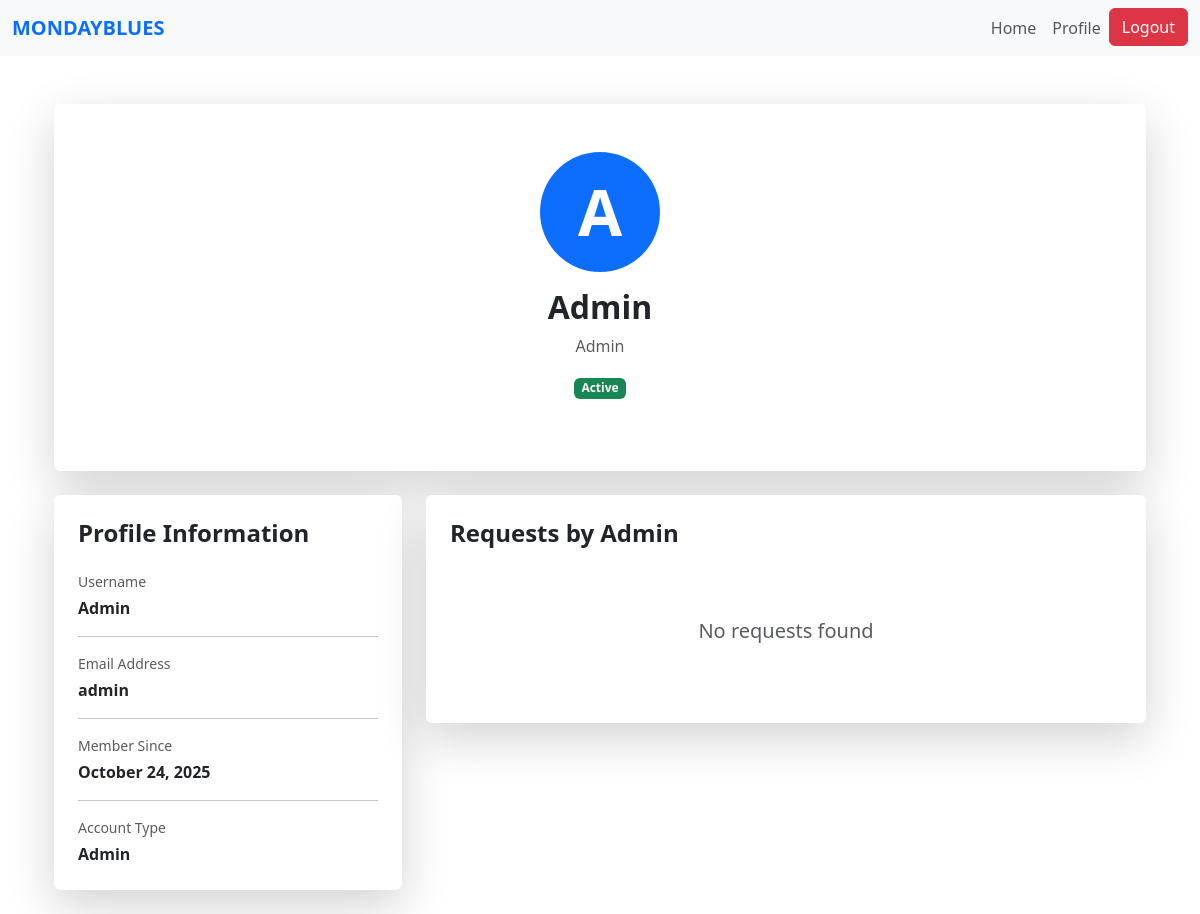
Screenshot of /profile/1 (signed in) with the database file from the repository.
### website/models.py (models this page shows)
class User(db.Model, UserMixin):
    id = db.Column(db.Integer, primary_key=True)
    name = db.Column(db.String(150))
    email = db.Column(db.String(150), unique=True)
    password = db.Column(db.String(150))
    date_created = db.Column(db.DateTime(timezone=True), default=func.now())
    role = db.Column(db.String(50), default='PIN')
    status = db.Column(db.String(20), default='Pending')  # Pending, Approved, Suspended

### website/views.py (the view)
@views.route('/profile/<int:user_id>')
@login_required
def profile(user_id):
    user = User.query.get_or_404(user_id)
    is_owner = (current_user.id == user.id)
    return render_template('profile.html', user=user, is_owner=is_owner)

### website/templates/profile.html (shortened to what this page needs)
{% extends "base.html" %}
{% block content %}
<div class="container mt-5">
    <div class="row justify-content-center">
        <div class="col-md-10 col-lg-12">
            <div class="card shadow-lg border-0 mb-4">
                <div class="card-body p-5">
                    <div class="text-center mb-4">
                        <div class="bg-primary rounded-circle d-inline-flex align-items-center justify-content-center mb-3" style="width: 120px; height: 120px;">
                            <span class="text-white display-3 fw-bold">{{ user.name[0].upper() }}</span>
                        </div>
                        <h2 class="fw-bold mb-2">{{ user.name }}</h2>
                        <p class="text-muted">{{ user.role }}</p>
                        <span class="badge
                            {% if user.status == 'Active' %} bg-success
                            {% elif user.status == 'Pending' %} bg-warning text-dark
                            {% elif user.status == 'Suspended' %} bg-danger
                            {% else %} bg-secondary {% endif %}">
                            {{ user.status }}
                        </span>
                    </div>
                </div>
            </div>
            <div class="row">
                <div class="col-lg-4">
                    <div class="card shadow-lg border-0 mb-4">
                        <div class="card-body p-4">
                            <h4 class="fw-bold mb-4">Profile Information</h4>
                            <div class="mb-3">
                                <p class="text-muted mb-1 small">Username</p>
                                <p class="fw-semibold mb-0">{{ user.name }}</p>
                            </div>
                            <hr>
                            <div class="mb-3">
                                <p class="text-muted mb-1 small">Email Address</p>
                                <p class="fw-semibold mb-0">{{ user.email }}</p>
                            </div>
                            <hr>
                            <div class="mb-3">
                                <p class="text-muted mb-1 small">Member Since</p>
                                <p class="fw-semibold mb-0">{{ user.date_created.strftime('%B %d, %Y') }}</p>
                            </div>
                            <hr>
                            <div>
                                <p class="text-muted mb-1 small">Account Type</p>
                                <p class="fw-semibold mb-0">{{ user.role }}</p>
                            </div>
                        </div>
                    </div>
                </div>
                <div class="col-lg-8">
                    <div class="card shadow-lg border-0">
                        <div class="card-body p-4">
                            {% if user.role == "CSR" or user.role == "Platform Manager" %}
                                <div class="text-center py-5">
                                    <i class="bi bi-slash-circle" style="font-size: 4rem; color: #ccc;"></i>
                                    <h4 class="text-muted">Requests are not available for this account.</h4>
                                </div>
                            {% else %}
                                {% if current_user.id == user.id %}
                                    <div class="d-flex justify-content-between align-items-center mb-4">
                                        <h4 class="fw-bold mb-0">My Requests</h4>
                                        <button class="btn btn-primary" onclick="location.href='/create-request'">+ New Request</button>
                                    </div>
                                {% else %}
                                    <h4 class="fw-bold mb-4">Requests by {{ user.name }}</h4>
                                {% endif %}
                                {% if requests %}
                                    {% for request in requests %}
                                        <div class="card mb-3 border">
                                            <div class="card-body">
                                                <div class="d-flex justify-content-between align-items-start mb-2">
                                                    <h5 class="fw-bold mb-1">{{ request.title }}</h5>
                                                    {% if request.status == 'pending' %}
                                                        <span class="badge bg-warning text-dark">Pending</span>
                                                    {% elif request.status == 'accepted' %}
                                                        <span class="badge bg-info">Accepted</span>
                                                    {% elif request.status == 'completed' %}
                                                        <span class="badge bg-success">Completed</span>
                                                    {% endif %}
                                                </div>
                                                <p class="text-muted mb-3">
                                                    {{ request.description[:100] }}{% if request.description|length > 100 %}...{% endif %}
                                                </p>
                                                <div class="row text-muted small mb-3">
                                                    <div class="col-md-6">
                                                        <i class="bi bi-calendar"></i> Created: {{ request.date_created.strftime('%b %d, %Y') }}
                                                    </div>
                                                    <div class="col-md-6">
                                                        <i class="bi bi-eye"></i> Views: {{ request.view_count }}
                                                    </div>
                                                </div>
                                                {% if current_user.id == user.id %}
                                                    <div class="d-flex gap-2">
                                                        <button class="btn btn-sm btn-outline-primary" onclick="location.href='/request/{{ request.id }}'">View</button>
                                                        <button class="btn btn-sm btn-outline-secondary" onclick="location.href='/request/{{ request.id }}/edit'">Edit</button>
                                                        <button class="btn btn-sm btn-outline-danger" onclick="if(confirm('Are you sure you want to delete this request?')) location.href='/request/{{ request.id }}/delete'">Delete</button>
                                                    </div>
                                                {% else %}
                                                    <button class="btn btn-sm btn-outline-primary" onclick="location.href='/request/{{ request.id }}'">View</button>
                                                {% endif %}
                                            </div>
                                        </div>
                                    {% endfor %}
                                {% else %}
                                    <div class="text-center py-5">
                                        <h5 class="text-muted">No requests found</h5>
                                    </div>
                                {% endif %}
                            {% endif %}
                        </div>
                    </div>
                </div>
            </div>
        </div>
    </div>
</div>
{% endblock %}

### rows the page displays
User: name "A", name "Admin", role "Admin", status "Active", email "admin", date_created "October 24, 2025"
